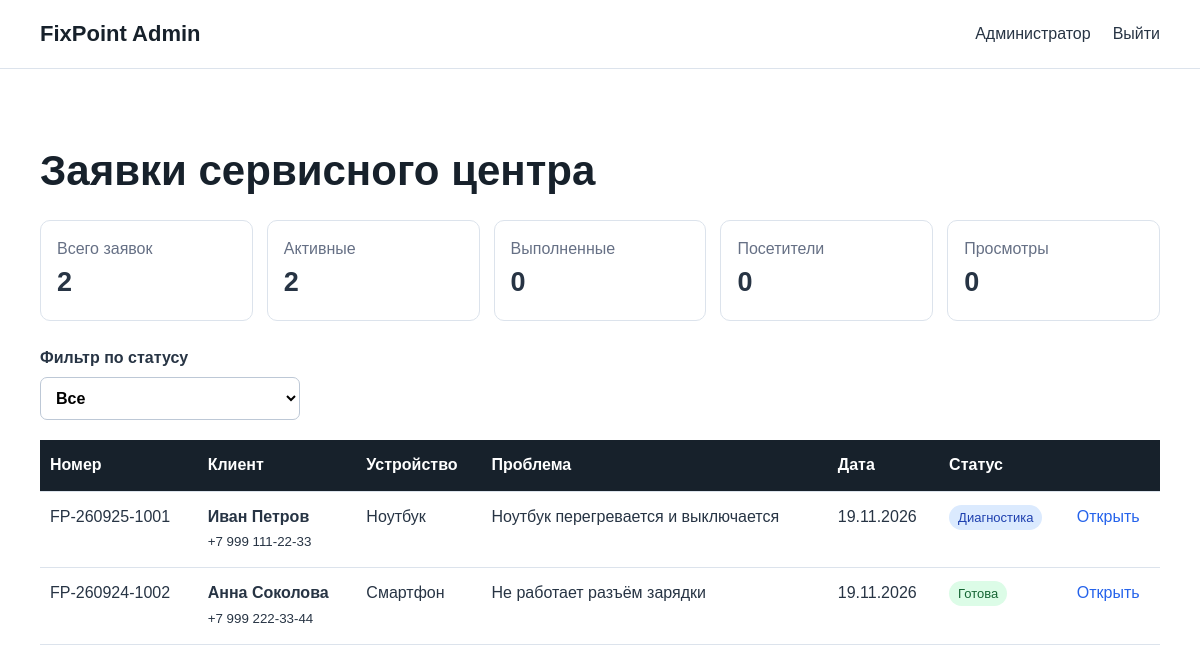
The page /admin/index.php (signed in) on the database its author committed.
### tables this page shows
CREATE TABLE repair_requests (id INT AUTO_INCREMENT PRIMARY KEY,request_number VARCHAR(30) NOT NULL UNIQUE,client_name VARCHAR(80) NOT NULL,phone VARCHAR(25) NOT NULL,email VARCHAR(120),device_type VARCHAR(40) NOT NULL,problem TEXT NOT NULL,status ENUM('new','diagnostics','in_progress','ready','completed','cancelled') NOT NULL DEFAULT 'new',admin_comment TEXT,created_at TIMESTAMP DEFAULT CURRENT_TIMESTAMP,updated_at TIMESTAMP DEFAULT CURRENT_TIMESTAMP ON UPDATE CURRENT_TIMESTAMP,INDEX idx_status(status),INDEX idx_created(created_at));

### includes/functions.php (called while the page is built, shortened)
<?php
function e(?string $value): string { return htmlspecialchars((string)$value, ENT_QUOTES, 'UTF-8'); }

### admin/index.php (the view, shortened to what this page needs)
<?php require_once __DIR__.'/../includes/db.php'; require_once __DIR__.'/../includes/functions.php'; require_admin();
$stats=$pdo->query("SELECT COUNT(*) total, SUM(status NOT IN ('completed','cancelled')) active, SUM(status='completed') completed FROM repair_requests")->fetch();
$visits=$pdo->query("SELECT COUNT(DISTINCT visitor_token) unique_visitors, SUM(page_views) views FROM visits")->fetch();
$filter=$_GET['status']??'';$allowed=['new','diagnostics','in_progress','ready','completed','cancelled'];
if(in_array($filter,$allowed,true)){$s=$pdo->prepare('SELECT * FROM repair_requests WHERE status=? ORDER BY created_at DESC');$s->execute([$filter]);$requests=$s->fetchAll();}else{$requests=$pdo->query('SELECT * FROM repair_requests ORDER BY created_at DESC')->fetchAll();}
$labels=['new'=>'Новая','diagnostics'=>'Диагностика','in_progress'=>'В ремонте','ready'=>'Готова','completed'=>'Выдана','cancelled'=>'Отменена'];
?>
<!doctype html>
<html lang="ru">
<head>
    <link rel="stylesheet" href="../assets/style.css">
</head>
<body>
    <header>
        <div class="container nav"><a class="logo" href="index.php">FixPoint Admin</a>
            <nav><span><?=e($_SESSION['admin_name'])?></span><a href="logout.php">Выйти</a></nav>
        </div>
    </header>
    <main class="container section">
        <h1>Заявки сервисного центра</h1>
        <div class="stats">
            <div><span>Всего заявок</span><b><?= (int)$stats['total']?></b></div>
            <div><span>Активные</span><b><?= (int)$stats['active']?></b></div>
            <div><span>Выполненные</span><b><?= (int)$stats['completed']?></b></div>
            <div><span>Посетители</span><b><?= (int)$visits['unique_visitors']?></b></div>
            <div><span>Просмотры</span><b><?= (int)$visits['views']?></b></div>
        </div>
        <form class="filter"><label>Фильтр по статусу<select onchange="location='?status='+this.value">
                    <option value="">Все</option><?php foreach($labels as $k=>$v):?><option value="<?=e($k)?>"
                        <?= $filter===$k?'selected':''?>><?=e($v)?></option><?php endforeach;?>
                </select></label></form>
        <div class="table-scroll">
            <table>
                <thead>
                    <tr>
                        <th>Номер</th>
                        <th>Клиент</th>
                        <th>Устройство</th>
                        <th>Проблема</th>
                        <th>Дата</th>
                        <th>Статус</th>
                        <th></th>
                    </tr>
                </thead>
                <tbody><?php foreach($requests as $r):?><tr>
                        <td><?=e($r['request_number'])?></td>
                        <td><b><?=e($r['client_name'])?></b><br><small><?=e($r['phone'])?></small></td>
                        <td><?=e($r['device_type'])?></td>
                        <td><?=e(mb_strimwidth($r['problem'],0,65,'…'))?></td>
                        <td><?=e(date('d.m.Y',strtotime($r['created_at'])))?></td>
                        <td><span class="status <?=e($r['status'])?>"><?=e($labels[$r['status']])?></span></td>
                        <td><a href="request.php?id=<?=(int)$r['id']?>">Открыть</a></td>
                    </tr><?php endforeach;?></tbody>
            </table>
        </div>
    </main>
</body>
</html>

### assets/style.css (style rules this page uses)
:root { --dark: #17212b; --blue: #2563eb; --light: #f4f7fb; --text: #273444; --border: #dce3ec; }
* { box-sizing: border-box; }
html { scroll-behavior: smooth; }
body { margin: 0; font-family: Arial, sans-serif; color: var(--text); background: #fff; line-height: 1.55; }
a { color: var(--blue); text-decoration: none; }
.container { width: min(1120px, calc(100% - 32px)); margin: auto; }
header { background: #fff; border-bottom: 1px solid var(--border); position: sticky; top: 0; z-index: 5; }
.nav { min-height: 68px; display: flex; align-items: center; justify-content: space-between; gap: 24px; }
.logo { font-size: 22px; font-weight: 800; color: var(--dark); }
nav { display: flex; gap: 22px; align-items: center; }
nav a { color: var(--text); }
h1 { font-size: 42px; line-height: 1.15; color: var(--dark); margin: 14px 0; }
.section { padding: 64px 0; }
form { display: grid; grid-template-columns: 1fr 1fr; gap: 16px; }
label { font-weight: bold; display: flex; flex-direction: column; gap: 6px; }
input, select, textarea { font: inherit; border: 1px solid #bdc8d6; border-radius: 7px; padding: 11px; background: #fff; }
.status { padding: 5px 9px; border-radius: 20px; background: #e8edf3; font-size: 13px; white-space: nowrap; }
.status.ready, .status.completed { background: #dcfce7; color: #166534; }
.status.in_progress, .status.diagnostics { background: #dbeafe; color: #1e40af; }
.stats { display: grid; grid-template-columns: repeat(5, 1fr); gap: 14px; margin: 25px 0; }
.stats div { border: 1px solid var(--border); border-radius: 10px; padding: 16px; }
.stats span { display: block; color: #667085; }
.stats b { font-size: 27px; }
.filter { display: block; margin: 20px 0; max-width: 260px; }
.table-scroll { overflow: auto; }
table { width: 100%; border-collapse: collapse; background: #fff; }
th, td { text-align: left; border-bottom: 1px solid var(--border); padding: 13px 10px; vertical-align: top; }
th { background: var(--dark); color: #fff; }

### rows shown on the page
repair_requests: request_number "FP-260925-1001", client_name "Иван Петров", phone "+7 999 111-22-33", device_type "Ноутбук", problem "Ноутбук перегревается и выключается", created_at "19.11.2026", status "Диагностика"
repair_requests: request_number "FP-260924-1002", client_name "Анна Соколова", phone "+7 999 222-33-44", device_type "Смартфон", problem "Не работает разъём зарядки", created_at "19.11.2026", status "Готова"

### other values the page prints
$_SESSION['admin_name'] "Администратор"
$stats['total'] "2"
$stats['active'] "2"
$stats['completed'] "0"
$visits['unique_visitors'] "0"
$visits['views'] "0"
